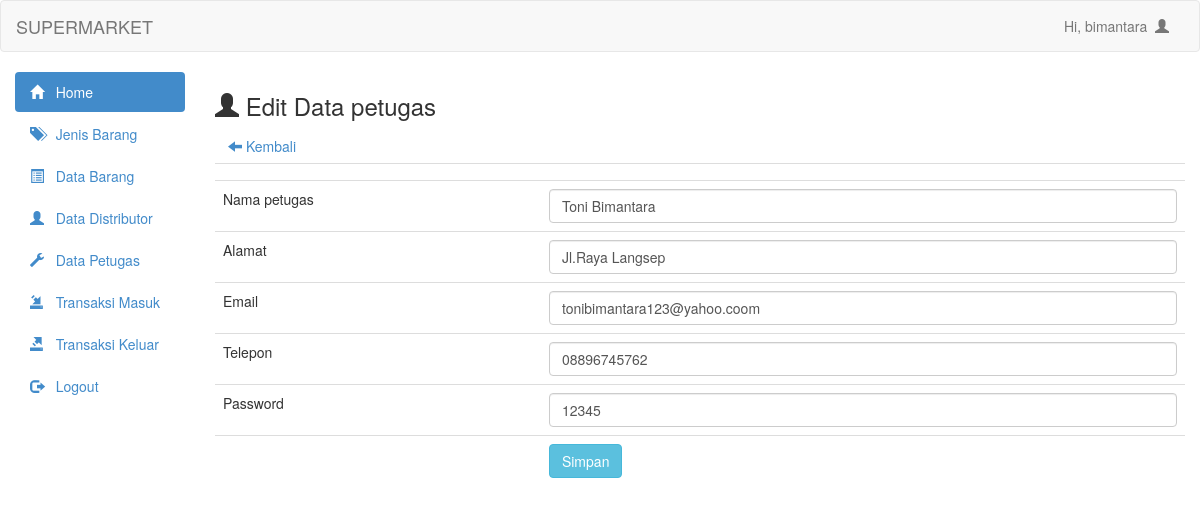
Screenshot of /admin/petugas_update.php?id_petugas=P001 (signed in) with the database file from the repository.
### tables this page shows
CREATE TABLE `tblpetugas` (
  `id_petugas` varchar(10) NOT NULL,
  `nama_petugas` varchar(100) NOT NULL,
  `alamat` text NOT NULL,
  `email` varchar(100) NOT NULL,
  `telepon` varchar(15) NOT NULL,
  `password` varchar(100) NOT NULL
);

### admin/petugas_update.php (the view, shortened to what this page needs)
<?php
    include 'header.php';
    include 'config.php';
?>
<h3><span class="glyphicon glyphicon-user"></span> Edit Data petugas</h3>
<a class="btn" href="petugas_data.php"><span class="glyphicon glyphicon-arrow-left"></span> Kembali</a>
<?php
    $id_petugas = mysqli_real_escape_string($connect, $_GET['id_petugas']);
    $petugas = mysqli_query($connect, "select * from tblpetugas where id_petugas='$id_petugas'") or die(mysqli_connect_error());
    while ($data_petugas = mysqli_fetch_array($petugas)) {
?>
<form action="petugas_update.php" method="post">
    <table class="table">
        <tr>
            <td></td>
            <td><input type="hidden" class="form-control" name="id_petugas" value="<?php echo $data_petugas['id_petugas'] ?>"></td>
        </tr>
        <tr>
            <td>Nama petugas</td>
            <td><input type="text" class="form-control" name="nama_petugas" value="<?php echo $data_petugas['nama_petugas'] ?>"></td>
        </tr>
        <tr>
            <td>Alamat</td>
            <td><input type="text" class="form-control" name="alamat" value="<?php echo $data_petugas['alamat'] ?>"></td>
        </tr>
        <tr>
            <td>Email</td>
            <td><input type="text" class="form-control" name="email" value="<?php echo $data_petugas['email'] ?>"></td>
        </tr>
        <tr>
            <td>Telepon</td>
            <td><input type="text" class="form-control" name="telepon" value="<?php echo $data_petugas['telepon'] ?>"></td>
        </tr>
        <tr>
            <td>Password</td>
            <td><input type="text" class="form-control" name="password" value="<?php echo $data_petugas['password'] ?>"></td>
        </tr>
        <tr>
            <td></td>
            <td><input type="submit" class="btn btn-info" value="Simpan" name="update"></td>
        </tr>
    </table>
</form>
<?php
}
?>

### rows the page displays
tblpetugas: nama_petugas "Toni Bimantara", alamat "Jl.Raya Langsep", email "tonibimantara123@yahoo.coom", telepon "08896745762", password "12345"

### other values shown
$_SESSION['user'] "bimantara"
